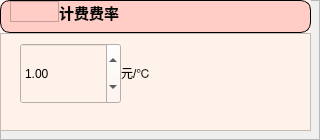
               <widget class="QFrame" name="frame_13">
                <property name="sizePolicy">
                 <sizepolicy hsizetype="Preferred" vsizetype="Expanding">
                  <horstretch>0</horstretch>
                  <verstretch>5</verstretch>
                 </sizepolicy>
                </property>
                <property name="frameShape">
                 <enum>QFrame::StyledPanel</enum>
                </property>
                <property name="frameShadow">
                 <enum>QFrame::Raised</enum>
                </property>
                <widget class="QWidget" name="layoutWidget_3">
                 <property name="geometry">
                  <rect>
                   <x>0</x>
                   <y>0</y>
                   <width>311</width>
                   <height>131</height>
                  </rect>
                 </property>
                 <layout class="QHBoxLayout" name="horizontalLayout_71">
                  <item>
                   <widget class="QFrame" name="frame_80">
                    <property name="styleSheet">
                     <string notr="true">background-color: rgb(255, 242, 235);</string>
                    </property>
                    <property name="frameShape">
                     <enum>QFrame::StyledPanel</enum>
                    </property>
                    <property name="frameShadow">
                     <enum>QFrame::Raised</enum>
                    </property>
                    <widget class="QWidget" name="layoutWidget">
                     <property name="geometry">
                      <rect>
                       <x>0</x>
                       <y>0</y>
                       <width>311</width>
                       <height>131</height>
                      </rect>
                     </property>
                     <layout class="QVBoxLayout" name="verticalLayout_3">
                      <property name="spacing">
                       <number>0</number>
                      </property>
                      <item>
                       <widget class="QFrame" name="frame_21">
                        <property name="sizePolicy">
                         <sizepolicy hsizetype="Preferred" vsizetype="Expanding">
                          <horstretch>0</horstretch>
                          <verstretch>1</verstretch>
                         </sizepolicy>
                        </property>
                        <property name="styleSheet">
                         <string notr="true">#frame_21{
border-radius:10px;
background-color: rgb(255, 205, 198);
border:1px solid black
}</string>
                        </property>
                        <property name="frameShape">
                         <enum>QFrame::StyledPanel</enum>
                        </property>
                        <property name="frameShadow">
                         <enum>QFrame::Raised</enum>
                        </property>
                        <widget class="QWidget" name="layoutWidget_27">
                         <property name="geometry">
                          <rect>
                           <x>10</x>
                           <y>1</y>
                           <width>291</width>
                           <height>21</height>
                          </rect>
                         </property>
                         <layout class="QHBoxLayout" name="horizontalLayout_57">
                          <property name="spacing">
                           <number>0</number>
                          </property>
                          <property name="sizeConstraint">
                           <enum>QLayout::SetNoConstraint</enum>
                          </property>
                          <item>
                           <widget class="QFrame" name="frame_43">
                            <property name="sizePolicy">
                             <sizepolicy hsizetype="Expanding" vsizetype="Expanding">
                              <horstretch>1</horstretch>
                              <verstretch>0</verstretch>
                             </sizepolicy>
                            </property>
                            <property name="styleSheet">
                             <string notr="true">image: url(:/管理员界面/计费费率.png);
background-color: rgb(255, 205, 198);</string>
                            </property>
                            <property name="frameShape">
                             <enum>QFrame::StyledPanel</enum>
                            </property>
                            <property name="frameShadow">
                             <enum>QFrame::Raised</enum>
                            </property>
                           </widget>
                          </item>
                          <item>
                           <widget class="QFrame" name="frame_44">
                            <property name="sizePolicy">
                             <sizepolicy hsizetype="Expanding" vsizetype="Expanding">
                              <horstretch>5</horstretch>
                              <verstretch>0</verstretch>
                             </sizepolicy>
                            </property>
                            <property name="styleSheet">
                             <string notr="true">background-color: rgb(255, 242, 235);</string>
                            </property>
                            <property name="frameShape">
                             <enum>QFrame::StyledPanel</enum>
                            </property>
                            <property name="frameShadow">
                             <enum>QFrame::Raised</enum>
                            </property>
                            <widget class="QWidget" name="layoutWidget_28">
                             <property name="geometry">
                              <rect>
                               <x>0</x>
                               <y>0</y>
                               <width>251</width>
                               <height>22</height>
                              </rect>
                             </property>
                             <layout class="QHBoxLayout" name="horizontalLayout_58">
                              <item>
                               <widget class="QLabel" name="label_18">
                                <property name="styleSheet">
                                 <string notr="true">background-color: rgb(255, 205, 198);
font: 75 9pt &quot;微软雅黑&quot;;</string>
                                </property>
                                <property name="text">
                                 <string>&lt;html&gt;&lt;head/&gt;&lt;body&gt;&lt;p&gt;&lt;span style=&quot; font-size:11pt; font-weight:600; color:#070707;&quot;&gt;计费费率&lt;/span&gt;&lt;/p&gt;&lt;/body&gt;&lt;/html&gt;</string>
                                </property>
                               </widget>
                              </item>
                             </layout>
                            </widget>
                           </widget>
                          </item>
                         </layout>
                        </widget>
                       </widget>
                      </item>
                      <item>
                       <widget class="QFrame" name="frame_22">
                        <property name="sizePolicy">
                         <sizepolicy hsizetype="Preferred" vsizetype="Expanding">
                          <horstretch>0</horstretch>
                          <verstretch>3</verstretch>
                         </sizepolicy>
                        </property>
                        <property name="frameShape">
                         <enum>QFrame::StyledPanel</enum>
                        </property>
                        <property name="frameShadow">
                         <enum>QFrame::Raised</enum>
                        </property>
                        <widget class="QFrame" name="frame_23">
                         <property name="geometry">
                          <rect>
                           <x>20</x>
                           <y>10</y>
                           <width>151</width>
                           <height>61</height>
                          </rect>
                         </property>
                         <property name="styleSheet">
                          <string notr="true"/>
                         </property>
                         <property name="frameShape">
                          <enum>QFrame::StyledPanel</enum>
                         </property>
                         <property name="frameShadow">
                          <enum>QFrame::Raised</enum>
                         </property>
                         <widget class="QWidget" name="layoutWidget_4">
                          <property name="geometry">
                           <rect>
                            <x>0</x>
                            <y>0</y>
                            <width>151</width>
                            <height>61</height>
                           </rect>
                          </property>
                          <layout class="QHBoxLayout" name="horizontalLayout_59">
                           <property name="spacing">
                            <number>0</number>
                           </property>
                           <item>
                            <widget class="QDoubleSpinBox" name="doubleSpinBox_rates">
                             <property name="sizePolicy">
                              <sizepolicy hsizetype="Expanding" vsizetype="Expanding">
                               <horstretch>2</horstretch>
                               <verstretch>1</verstretch>
                              </sizepolicy>
                             </property>
                             <property name="styleSheet">
                              <string notr="true"/>
                             </property>
                             <property name="value">
                              <double>1.000000000000000</double>
                             </property>
                            </widget>
                           </item>
                           <item>
                            <widget class="QLabel" name="label_8">
                             <property name="sizePolicy">
                              <sizepolicy hsizetype="Expanding" vsizetype="Expanding">
                               <horstretch>1</horstretch>
                               <verstretch>1</verstretch>
                              </sizepolicy>
                             </property>
                             <property name="styleSheet">
                              <string notr="true">color: rgb(255, 255, 255);</string>
                             </property>
                             <property name="text">
                              <string>

&lt;html&gt;&lt;head/&gt;&lt;body&gt;&lt;p&gt;&lt;span style=&quot; font-family:'Arial Black'; font-size:9pt; font-weight:400; color:#070707;&quot;&gt;元/℃&lt;/span&gt;&lt;/p&gt;&lt;/body&gt;&lt;/html&gt;</string>
                             </property>
                            </widget>
                           </item>
                          </layout>
                         </widget>
                        </widget>
                        <widget class="QPushButton" name="pushButton_Rates_check">
                         <property name="geometry">
                          <rect>
                           <x>210</x>
                           <y>30</y>
                           <width>41</width>
                           <height>31</height>
                          </rect>
                         </property>
                         <property name="styleSheet">
                          <string notr="true">


QPushButton{
	font: 12pt &quot;黑体&quot;;
	
	background-color: rgba(255, 255, 255, 0);
	
	
	image: url(:/管理员界面/对勾.png);
    border-radius: 10px;

   
}
QPushButton:hover {

border:2px outset rgba(36, 36, 36,0);
}
QPushButton:pressed {

border:4px outset rgba(36, 36, 36,0);
}
</string>
                         </property>
                         <property name="text">
                          <string/>
                         </property>
                        </widget>
                       </widget>
                      </item>
                     </layout>
                    </widget>
                   </widget>
                  </item>
                 </layout>
                </widget>
               </widget>
